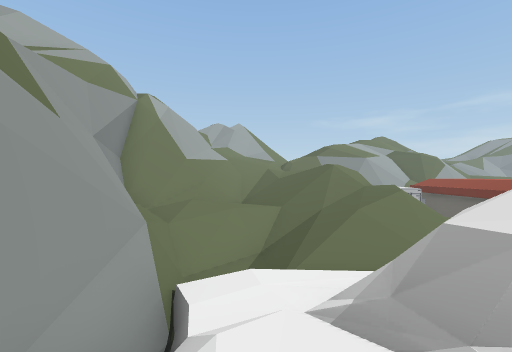
view 1 (above)

13 first-person views from a walk through a Unity game level. The camera is 1.3 m above the floor, looks level and sees 90° across. The floor is counted in squares, 2 m on a side. Each view is taken from the middle of a square. On the plan, view 1 faces up. The plan holds only what a view shows up to about 9 squares ahead; the rest is blank. The place goes on beyond the plan. The player character is not drawn. Door leaves are left out, so doorways stand open. Some surface patterns are stand-ins.

view 2
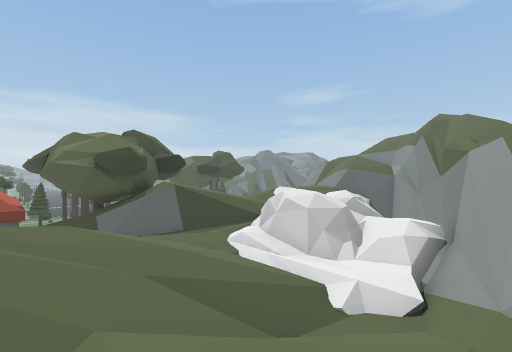

view 3
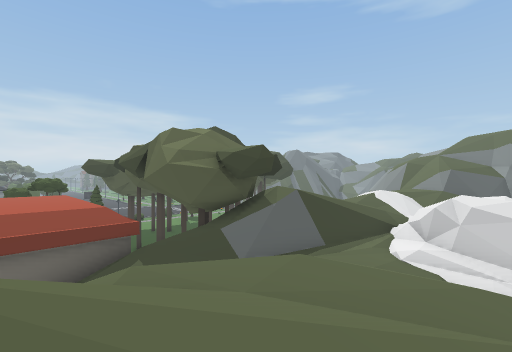

view 4
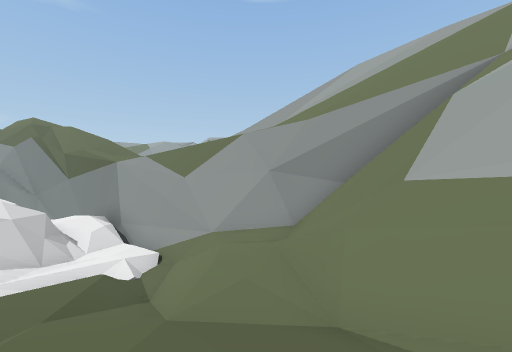

view 5
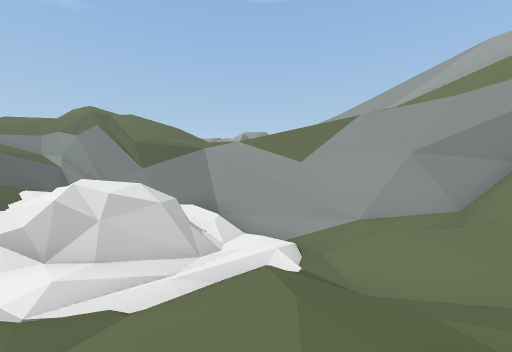

view 6
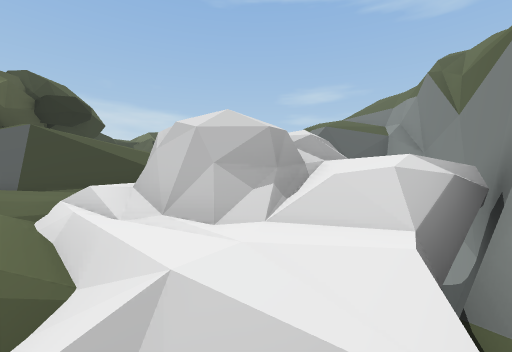

view 7
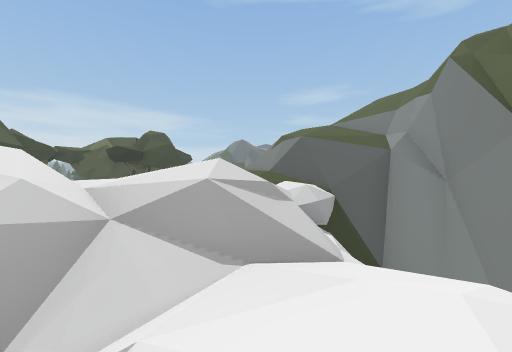

view 8
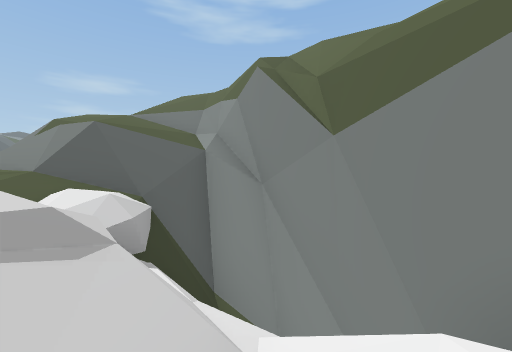

view 9
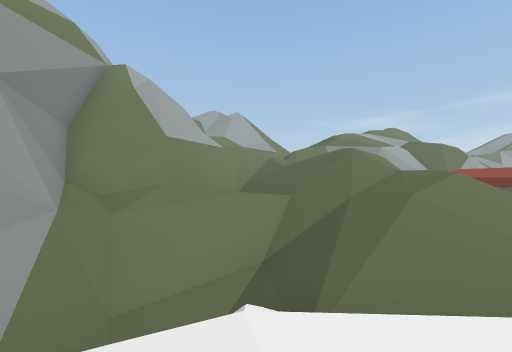

view 10
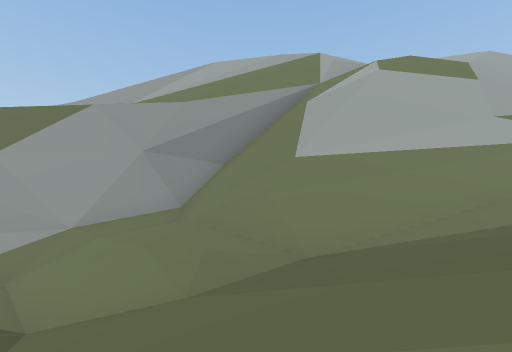

view 11
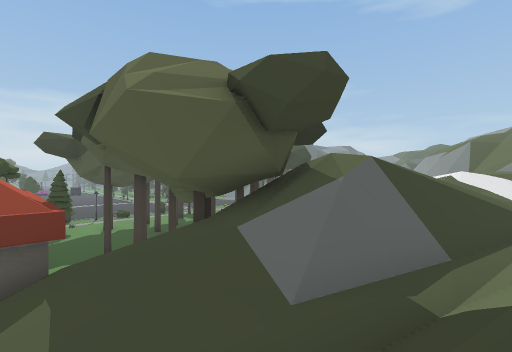

view 12
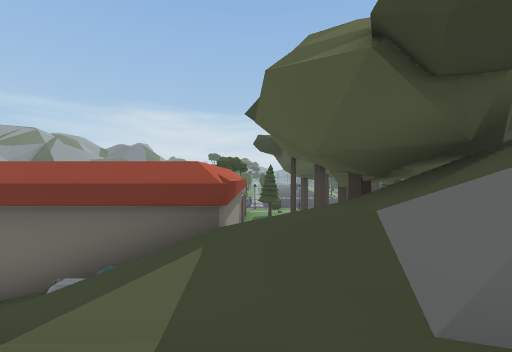

view 13
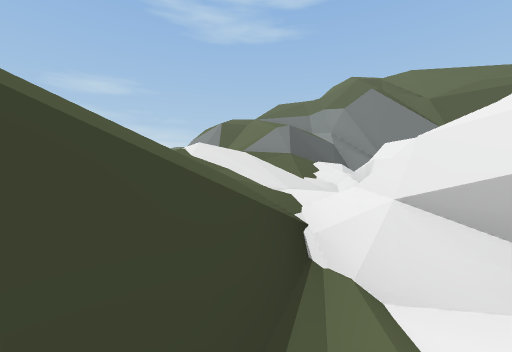

### Floor plan
Key: @ floor where view 1 was taken; # wall or solid block; x gap in a wall; . main floor; - floor 0.5 m lower than the main floor; : floor 0.75 m higher than the main floor; _ floor 0.75 m lower than the main floor; + floor 1.25 m higher than the main floor; < floor 1.25 m lower than the main floor; * floor 1.5 m higher than the main floor; ( floor 1.5 m lower than the main floor; ! floor 2 m lower than the main floor; % floor 4.75 m higher than the main floor; / step, stairs or slope; = window, fence, low wall or low ledge; v drop or lower ground.
Columns run from 5 left of view 1 to 9 right of it. Each row starts with its distance up from view 1.
 10 #/=///////   /#
  9 #/#//////// //#
  8 ##=//-///:/ //#
  7 ##=/.-//.// //#
  6 =v#-///-//_(/=#
  5 =/#//!/_////###
  4 #/v#//((/</#/#
  3 # v#=<(///<#*/#
  2 =  v#/=###=/
  1    v#.=#*=//
  0     v@.# //
 -1     v//#=///
 -2     vvvv///+
 -3    /%vvv//++
 -4    /=vvvx=/
 -5     //vv////
 -6     //##////
 -7      /##////
 -8      //#==/%
 -9        ///

Positions as (right, up) in squares from view 1, and headings:
1: (0, 0), facing up
2: (-2, 8), facing down-right
3: (2, 10), facing down-right
4: (2, 10), facing down-left
5: (4, 7), facing down-left
6: (-1, 4), facing down-right
7: (0, 1), facing down-right
8: (1, 0), facing down
9: (0, 2), facing up
10: (3, 8), facing left
11: (5, 8), facing down-right
12: (5, 7), facing right
13: (5, 3), facing down
